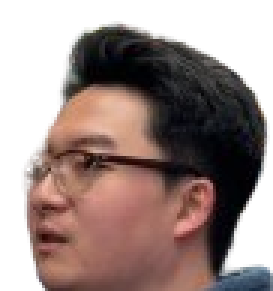
#> input picture resource/image2.png, 91 x 97 px (shown 3 times larger)
$ python get-outline.py
#> lines starting #> are read from the running program, lines starting #| are printed output that depends on the picture; after the words box and inside, x2 and y2 are one past the last pixel; in counts of white or black regions, pixels touching at a corner belong together
import cv2
import numpy as np
import matplotlib.pyplot as plt

img = cv2.imread('../resource/image2.png')
#> img is the input picture: shape (97, 91, 3); mean B, G, R 135.8, 139.6, 157.3

med_val = np.median(img)
#> med_val = 132
lower = int(max(0, 0.7* med_val))
#> lower = 92
upper = int(min(255,1.3 * med_val))
#> upper = 171
edges = cv2.Canny(image=img, threshold1=lower , threshold2=upper)
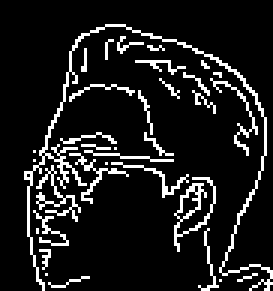
#> edges: shape (97, 91) (shown 3 times larger); 11.1% white in thin lines or dots, all inside (x1, y1, x2, y2) = (8, 8, 91, 97)

blurred_img = cv2.blur(img,ksize=(5,5))
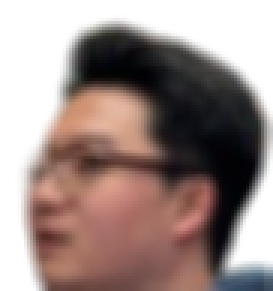
#> blurred_img: shape (97, 91, 3) (shown 3 times larger); mean B, G, R 135.8, 139.6, 157.2

edges = cv2.Canny(image=blurred_img, threshold1=lower , threshold2=upper-50)
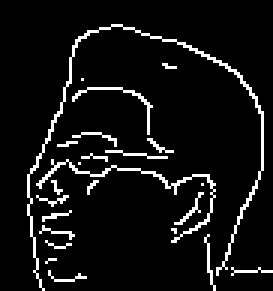
#> edges: shape (97, 91) (shown 3 times larger); 7.1% white in thin lines or dots, all inside (x1, y1, x2, y2) = (9, 8, 91, 97)

edges = cv2.resize(edges, dsize=(200, 200), interpolation=cv2.INTER_AREA)
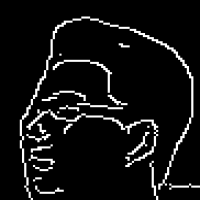
#> edges: shape (200, 200); min 0, max 255, mean 18.2

print(edges.nonzero())
#> (printed output is left out)

plt.imshow(edges)

plt.show()

np.savetxt('test.txt', edges, fmt = '%2d', delimiter = ',', header='test')

edges[edges != 0] = 1
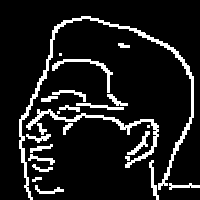
#> edges: shape (200, 200); values 0 (black) and 1 (white), 11.1% white; 24 white regions (3 under 20 px), largest, box (x1, y1, x2, y2) and area: (19, 16, 194, 200) 1695, (26, 109, 159, 168) 821, (52, 59, 113, 93) 302

np.savetxt('test_1.txt', edges, fmt = '%2d', delimiter = ',', header='test')


def get_outline(filepass) :
    img = cv2.imread('../resource/img.png')

    med_val = np.median(img)

    lower = int(max(0, 0.7 * med_val))
    upper = int(min(255, 1.3 * med_val))

    blurred_img = cv2.blur(img, ksize=(5, 5))

    edges = cv2.Canny(image=blurred_img, threshold1=0, threshold2=upper + 50)

    edges = cv2.resize(edges, dsize=(200, 200), interpolation=cv2.INTER_AREA)

    return edges

$ run again, with resource/image.jpg saved as resource/image2.png
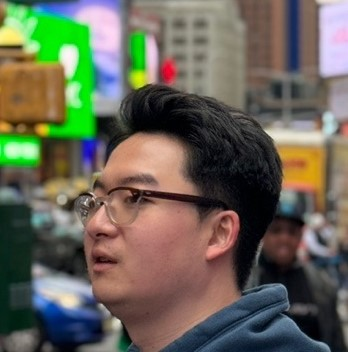
#> input picture resource/image.jpg, 348 x 352 px
#> img is the input picture: shape (352, 348, 3); mean B, G, R 86.8, 101.8, 103.3
#> med_val = 94
#> lower = 65
#> upper = 122
#> `edges = cv2.Canny(image=img, threshold1=lower , threshold2=upper)`:
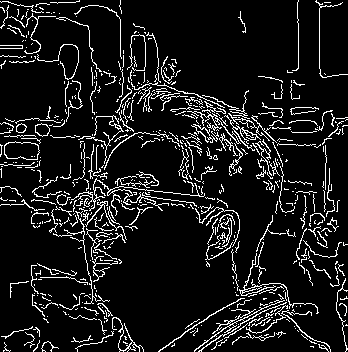
#> edges: shape (352, 348); 10% white in thin lines or dots
#> (printed output is left out)
#> `edges[edges != 0] = 1`:
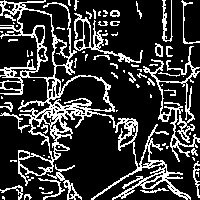
#> edges: shape (200, 200); values 0 (black) and 1 (white), 21.7% white in thin lines or dots

$ run again, with resource/뉴욕 사진.jpg saved as resource/image2.png
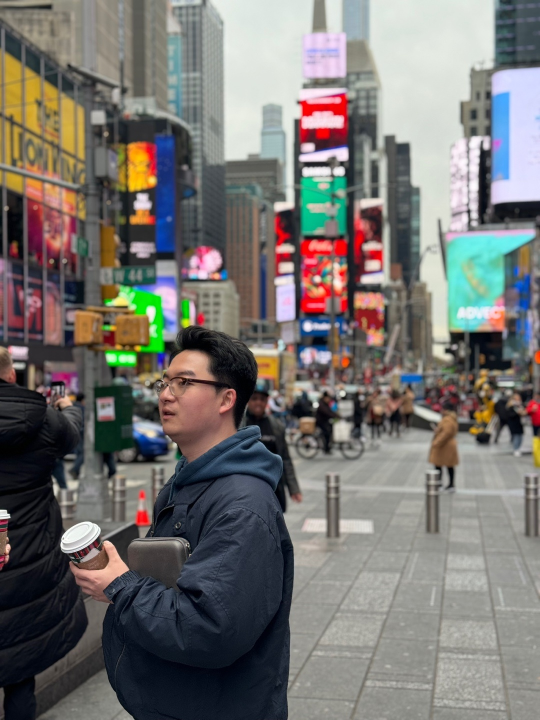
#> input picture resource/뉴욕 사진.jpg, 1080 x 1440 px (shown at 1/2 size)
#> img is the input picture: shape (1440, 1080, 3); mean B, G, R 111.9, 114.9, 117.3
#> med_val = 116
#> lower = 81
#> upper = 150
#> `edges = cv2.Canny(image=img, threshold1=lower , threshold2=upper)`:
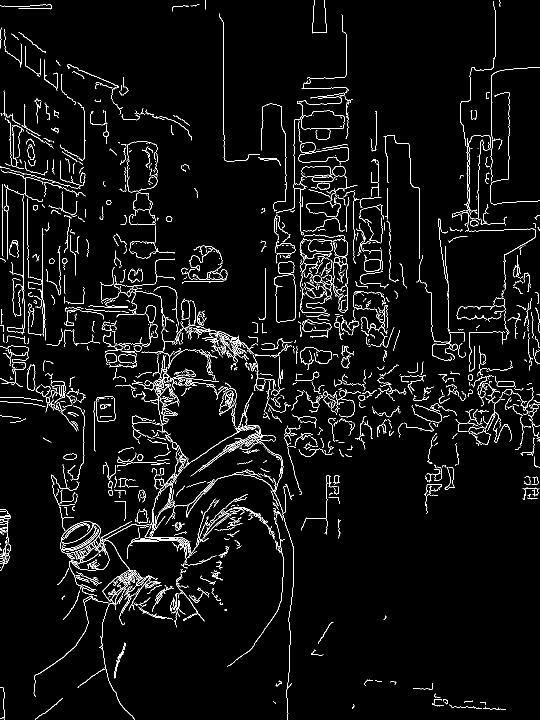
#> edges: shape (1440, 1080) (shown at 1/2 size); 4.1% white in thin lines or dots
#> (printed output is left out)
#> `edges[edges != 0] = 1`:
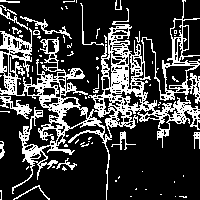
#> edges: shape (200, 200); values 0 (black) and 1 (white), 24.2% white in thin lines or dots
